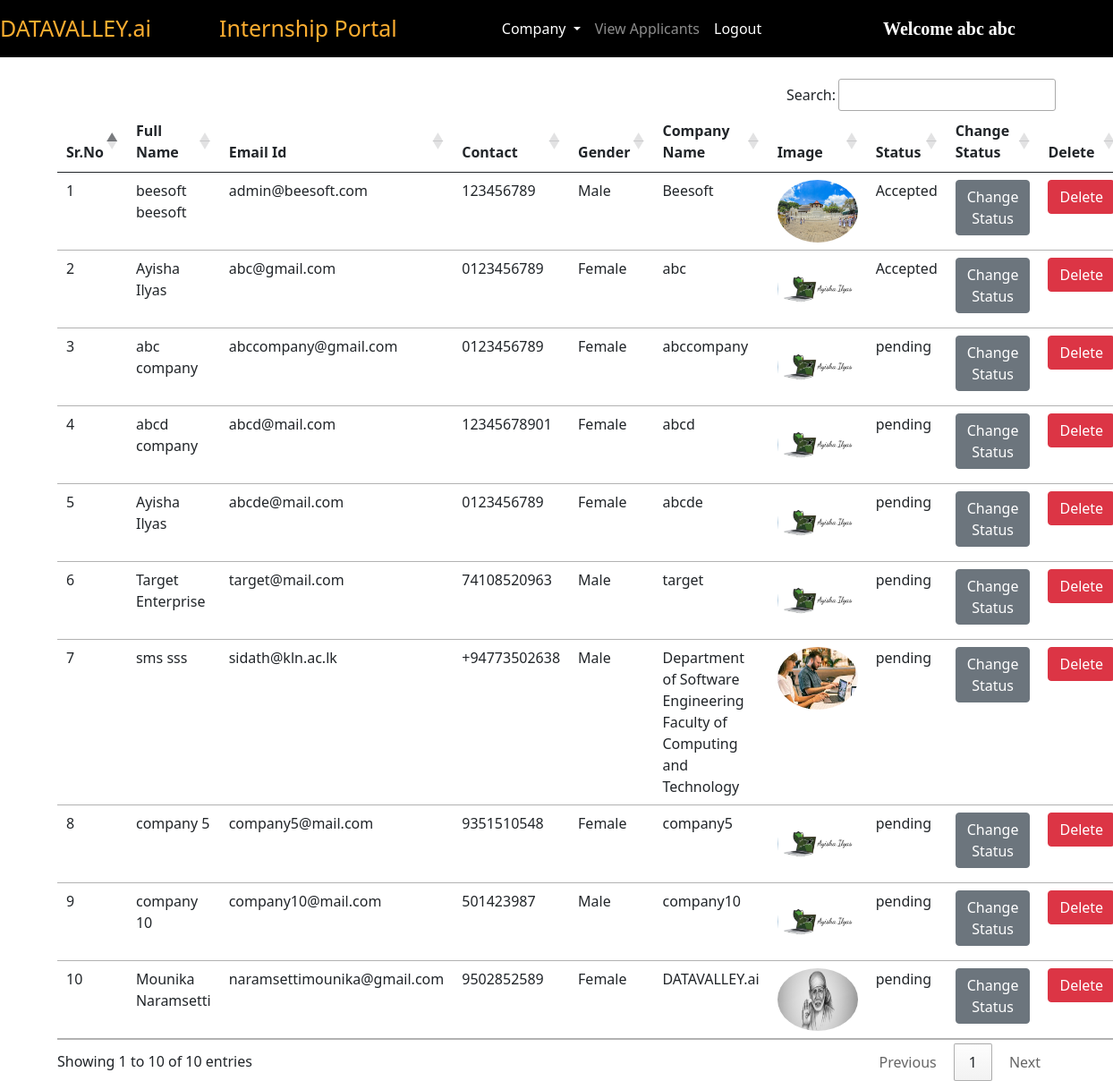
The app's page /all_companies/ (signed in) with its own data.
### intern/models.py (models this page shows, shortened)
class Company(models.Model):
    user = models.ForeignKey(User, on_delete=models.CASCADE)
    phone = models.CharField(max_length=10)
    image = models.ImageField(upload_to="")
    gender = models.CharField(max_length=10)
    type = models.CharField(max_length=15)
    status = models.CharField(max_length=20)
    company_name = models.CharField(max_length=100)

### intern/views.py (the view)
# urls.py: path("all_companies/", views.all_companies, name="all_companies"),
def all_companies(request):
    if not request.user.is_authenticated:
        return redirect("/admin_login")
    companies = Company.objects.all()
    return render(request, "all_companies.html", {'companies':companies})

### intern/templates/all_companies.html (shortened to what this page needs)
{% extends 'admin_navbar.html' %}
{% block body %}
<div class="container mt-4">
<table class="table table-hover" id="example">
    <thead>
        <tr>
            <th>Sr.No</th>
            <th>Full Name</th>
            <th>Email Id</th>
            <th>Contact</th>
            <th>Gender</th>
            <th>Company Name</th>
            <th>Image</th>
            <th>Status</th>
            <th>Change Status</th>
            <th>Delete</th>
        </tr>
    </thead>
    <tbody>
        {% for company in companies %}
        <tr>
            <td>{{forloop.counter}}</td>
            <td>{{company.user.get_full_name}}</td>
            <td>{{company.user.email}}</td>
            <td>{{company.phone}}</td>
            <td>{{company.gender}}</td>
            <td>{{company.company_name}}</td>
            <td><img src="{{company.image.url}}" class="rounded-circle" width="90px" height="70px"></td>
            <td>{{company.status}}</td>
            <td><a href="/change_status/{{company.id}}/" class="btn btn-secondary">Change Status</a></td>
            <td><a href="/delete_company/{{company.user.id}}/" class="btn btn-danger" onclick="return confirm('Are you sure you want to delete this company?')">Delete</a></td>
        </tr>
        {% endfor %}
    </tbody>
</table>
</div>
{% endblock %}

### intern/templates/admin_navbar.html (shortened to what this page needs)
<!doctype html>
<html lang="en">
<head>
  <link href="https://cdn.jsdelivr.net/npm/bootstrap@5.0.2/dist/css/bootstrap.min.css" rel="stylesheet"
>
  <link rel="stylesheet" href="https://cdn.datatables.net/1.10.25/css/jquery.dataTables.min.css">
  <link rel="stylesheet" href="https://cdn.datatables.net/buttons/1.7.1/css/buttons.dataTables.min.css">
</head>
<body>
  <nav class="navbar navbar-expand-lg navbar-dark">
      <a class="navbar-brand" href="/"><span class="head1">DATAVALLEY.ai</span></a>
      <a class="navbar-brand" href="#"><span class="head1" style="margin-left: 60px;">Internship Portal</span></a>
      <div class="container w-50">
      <div class="collapse navbar-collapse" id="navbarSupportedContent">
        <ul class="navbar-nav me-auto mb-2 mb-lg-0">
          <div class="collapse navbar-collapse" id="navbarNavDarkDropdown">
            <ul class="navbar-nav">
              <li class="nav-item dropdown">
                <a class="nav-link active dropdown-toggle" href="#" id="navbarDarkDropdownMenuLink" role="button" data-bs-toggle="dropdown" aria-expanded="false">
                  Company
                </a>
              </li>
            </ul>
          </div>
          <li class="nav-item">
            <a class="nav-link {% block view_applicants %} {% endblock %}" href="/view_applicants/">View Applicants</a>
          </li>
          <li class="nav-item">
            <a class="nav-link active" href="/logout/">Logout</a>
          </li>
        </ul>
        <a class="navbar-brand" style="font-weight: bold; font-family: 'Times New Roman', Times, serif;" href="#">Welcome {{request.user.get_full_name}}</a>
      </div>
      </div>
  </nav>
  {% block body %}
  {% endblock %}
</body>
</html>

### intern/templates/admin_navbar.html (style rules this page uses)
.navbar { background-color: #000; }
.head1 { color: #FBAD30; font-size: 25px; height: 50px; }

### records on screen
Company: user.get_full_name "beesoft beesoft", user.email "admin@beesoft.com", phone "123456789", gender "Male", company_name "Beesoft", image (picture), status "Accepted"
Company: user.get_full_name "Ayisha Ilyas", user.email "abc@gmail.com", phone "0123456789", gender "Female", company_name "abc", image (picture), status "Accepted"
Company: user.get_full_name "abc company", user.email "abccompany@gmail.com", phone "0123456789", gender "Female", company_name "abccompany", image (picture), status "pending"
Company: user.get_full_name "abcd company", user.email "abcd@mail.com", phone "12345678901", gender "Female", company_name "abcd", image (picture), status "pending"
Company: user.get_full_name "Ayisha Ilyas", user.email "abcde@mail.com", phone "0123456789", gender "Female", company_name "abcde", image (picture), status "pending"
Company: user.get_full_name "Target Enterprise", user.email "target@mail.com", phone "74108520963", gender "Male", company_name "target", image (picture), status "pending"
Company: user.get_full_name "sms sss", user.email "sidath@kln.ac.lk", phone "+94773502638", gender "Male", company_name "Department of Software Engineering Faculty of Computing and Technology", image (picture), status "pending"
Company: user.get_full_name "company 5", user.email "company5@mail.com", phone "9351510548", gender "Female", company_name "company5", image (picture), status "pending"
Company: user.get_full_name "company 10", user.email "company10@mail.com", phone "501423987", gender "Male", company_name "company10", image (picture), status "pending"
Company: user.get_full_name "Mounika Naramsetti", user.email "naramsettimounika@gmail.com", phone "9502852589", gender "Female", company_name "DATAVALLEY.ai", image (picture), status "pending"

### other values on screen
{{ request.user.get_full_name }} "abc abc"
